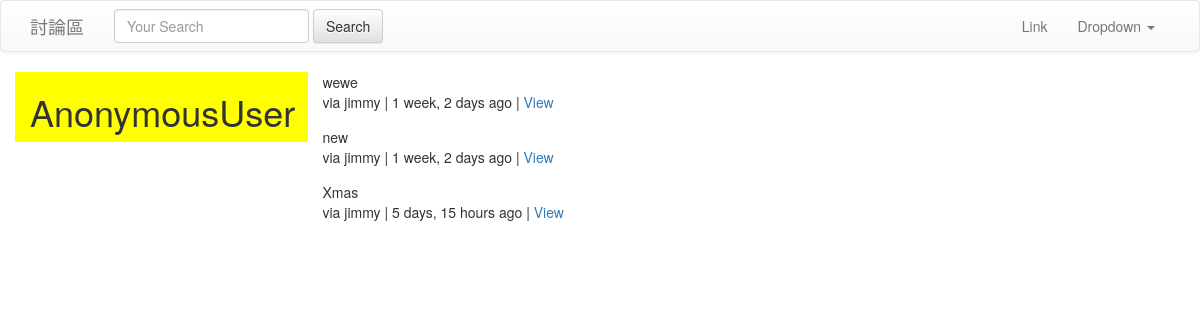
Before: / with the older database file.
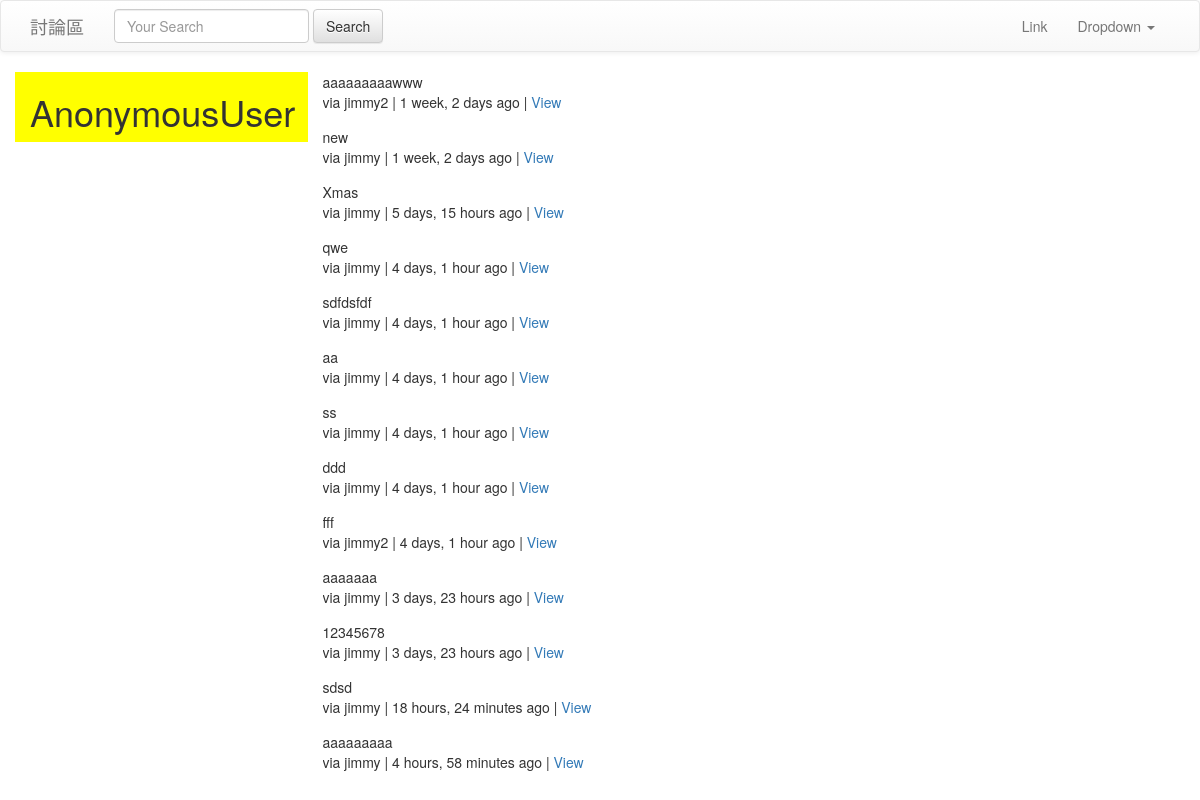
After: the same page with the newer database file.
### tweets/models.py (models this page shows)
class Tweet(models.Model):
	user = models.ForeignKey(settings.AUTH_USER_MODEL)
	content = models.CharField(max_length = 140,validators = [validate_content])
	updated = models.DateTimeField(auto_now = True)
	timestamp = models.DateTimeField(auto_now_add = True)
	def __str__(self):
		return str(self.content)
	def get_absolute_url(self,):
		return reverse("tweet:detail", kwargs={"pk":self.pk})

### tweets/views.py (the view)
# urls.py: url(r'^$', TweetListView.as_view(),name='home'),
class TweetListView(ListView):
	def get_queryset(self,*args,**kwargs):
		qs = Tweet.objects.all()
		print('qs_first: ',qs)
		print(self.request.GET)
		query = self.request.GET.get("q",None)
		print('query: ',query)
		if query is not None:
			qs = qs.filter(
				Q(content__icontains=query)|
				Q(user__username__icontains=query)
				)
		print('qs:',qs)
		return qs
	def get_context_data(self,*args,**kwargs):
		context = super(TweetListView, self).get_context_data(*args, **kwargs)
		return context

### templates/tweets/tweet_list.html (shortened to what this page needs)
{% extends "base.html"  %}
{% block content %}
<div class='row' >
<div class='col-sm-3' style='background-color: yellow;'>
<h1>{{ request.user }}</h1>
	</div>
	<div class='col-sm-9'>
	{% for object in object_list%}
		<div class="media">
		    <div class="media-body">
		    {{ object.content }}<br/>
		    via {{ object.user }} | {{ object.timestamp|timesince }} ago | <a href ='{{object.get_absolute_url }}'> View </a>
		    </div>
	   </div>
		{% empty %}
		{%  if request.GET.q%}
		<p>No tweets found.</p>
		{%else %}
		<p>No tweets yet.</p>
		{% endif %}
		{% endfor %}
	</div>
</div>
{% endblock content %}

### templates/base.html (shortened to what this page needs)
{% load static %}
<!doctype html>
<html lang="en">
  <head>
  </head>
  <body>
  {% include 'navbar.html' %}
    <div class="container">
    {% block content %}
    {% endblock content %}
     </div>
<link rel="stylesheet" href="https://maxcdn.bootstrapcdn.com/bootstrap/3.3.7/css/bootstrap.min.css">
<link rel="stylesheet" href="https://maxcdn.bootstrapcdn.com/bootstrap/3.3.7/css/bootstrap-theme.min.css">
  </body>
</html>

### templates/navbar.html (shortened to what this page needs)
<nav class="navbar navbar-default">
  <div class="container">
    <div class="navbar-header">
      <a class="navbar-brand" href="{% url 'home' %}">討論區</a>
       {% include 'tweets/search_form.html' %}
    </div>
    <div class="collapse navbar-collapse" id="bs-example-navbar-collapse-1">
      <ul class="nav navbar-nav navbar-right">
        <li><a href="#">Link</a></li>
        <li class="dropdown">
          <a href="#" class="dropdown-toggle" data-toggle="dropdown" role="button" aria-haspopup="true" aria-expanded="false">Dropdown <span class="caret"></span></a>
        </li>
      </ul>
    </div>
  </div>
</nav>

### templates/tweets/search_form.html
	<form class="navbar-form navbar-left" method="GET" action="{% url 'tweet:list' %}">
		<div class="form-group">
			<input class="form-control" type="text" name="q" placeholder="Your Search" value="{{ request.GET.q }}" />
		</div>
		<input class="btn btn-default" type="submit" value="Search" />
	</form>

Changed rows visible on the page:
changed Tweet: content "wewe" → "aaaaaaaaawww"; user "jimmy" → "jimmy2"
added Tweet: content "qwe", user "jimmy", timestamp "4 days, 1 hour"
added Tweet: content "sdfdsfdf", user "jimmy", timestamp "4 days, 1 hour"
added Tweet: content "aa", user "jimmy", timestamp "4 days, 1 hour"
added Tweet: content "ss", user "jimmy", timestamp "4 days, 1 hour"
added Tweet: content "ddd", user "jimmy", timestamp "4 days, 1 hour"
added Tweet: content "fff", user "jimmy2", timestamp "4 days, 1 hour"
added Tweet: content "aaaaaaa", user "jimmy", timestamp "3 days, 23 hours"
added Tweet: content "12345678", user "jimmy", timestamp "3 days, 23 hours"
added Tweet: content "sdsd", user "jimmy", timestamp "18 hours, 24 minutes"
added Tweet: content "aaaaaaaaa", user "jimmy", timestamp "4 hours, 58 minutes"
